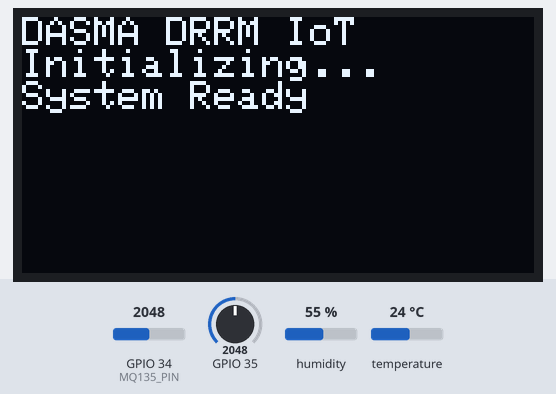
A sketch run on a simulated ESP32. Shown: 128×64 one-colour display. The test bench sets the inputs (shaded band); at power-on: GPIO 34 (MQ135_PIN) = 2048, GPIO 35 = 2048, humidity 55 %, temperature 24 °C. No radio packets arrive unless stated; what the sketch prints to the serial monitor is not drawn.

Above: at 0.2 s.
At 2.2 s:
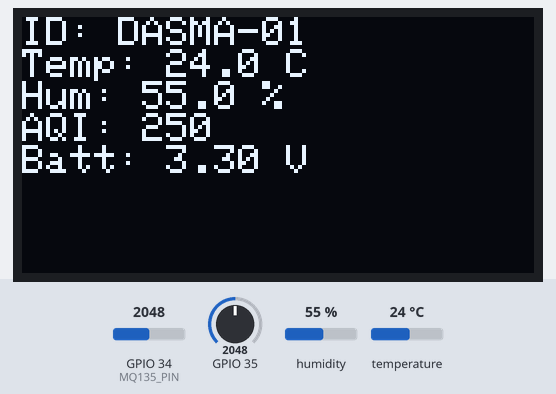

The sketch:

ESP32_LoRa_Node.ino
```cpp
/*
  Dasmariñas City DRRM IoT Monitoring System
  ESP32 LoRa Sensor Node (Client)

  Hardware:
  - ESP32 Development Board
  - LoRa Module (SX1276/SX1278)
  - SHT31 Temperature & Humidity Sensor (I2C)
  - MQ-135 Gas Sensor (Analog)
  - SSD1306 OLED Display (I2C)
*/

#include <SPI.h>
#include <LoRa.h>
#include <Wire.h>
#include <Adafruit_SHT31.h>
#include <Adafruit_GFX.h>
#include <Adafruit_SSD1306.h>

// --- CONFIGURATION ---
#define NODE_ID "DASMA-01"
#define LORA_FREQ 433E6 // Change to your local frequency (e.g., 915E6)
#define SEND_INTERVAL 30000 // 30 seconds

// Pins for LoRa
#define SCK 5
#define MISO 19
#define MOSI 27
#define SS 18
#define RST 14
#define DIO0 26

// OLED Config
#define SCREEN_WIDTH 128
#define SCREEN_HEIGHT 64
Adafruit_SSD1306 display(SCREEN_WIDTH, SCREEN_HEIGHT, &Wire, -1);

// SHT31 Config
Adafruit_SHT31 sht31 = Adafruit_SHT31();

// MQ-135 Pin
#define MQ135_PIN 34

void setup() {
  Serial.begin(115200);

  // Initialize OLED
  if(!display.begin(SSD1306_SWITCHCAPVCC, 0x3C)) {
    Serial.println(F("SSD1306 allocation failed"));
  }
  display.clearDisplay();
  display.setTextColor(WHITE);
  display.setTextSize(1);
  display.setCursor(0,0);
  display.println("DASMA DRRM IoT");
  display.println("Initializing...");
  display.display();

  // Initialize SHT31
  if (!sht31.begin(0x44)) {
    Serial.println("Couldn't find SHT31");
  }

  // Initialize LoRa
  LoRa.setPins(SS, RST, DIO0);
  if (!LoRa.begin(LORA_FREQ)) {
    Serial.println("Starting LoRa failed!");
    display.println("LoRa Error!");
    display.display();
    while (1);
  }

  display.println("System Ready");
  display.display();
  delay(2000);
}

void loop() {
  // 1. Read Sensors
  float t = sht31.readTemperature();
  float h = sht31.readHumidity();
  int aqiRaw = analogRead(MQ135_PIN);
  float aqi = map(aqiRaw, 0, 4095, 0, 500); // Simple mapping for demo
  float battery = (analogRead(35) * 2.0 * 3.3 / 4096.0); // Assuming voltage divider on GPIO35

  // 2. Update Local Display
  display.clearDisplay();
  display.setCursor(0,0);
  display.printf("ID: %s\n", NODE_ID);
  display.printf("Temp: %.1f C\n", t);
  display.printf("Hum: %.1f %%\n", h);
  display.printf("AQI: %.0f\n", aqi);
  display.printf("Batt: %.2f V\n", battery);
  display.display();

  // 3. Transmit via LoRa
  // Format: NodeID,Temp,Hum,AQI,Batt
  String packet = String(NODE_ID) + "," +
                  String(t) + "," +
                  String(h) + "," +
                  String(aqi) + "," +
                  String(battery);

  Serial.print("Sending packet: ");
  Serial.println(packet);

  LoRa.beginPacket();
  LoRa.print(packet);
  LoRa.endPacket();

  delay(SEND_INTERVAL);
}
```

Measured:
- what the display in image 0 shows lasts 2.1 s, from 0.1 s to 2.2 s
